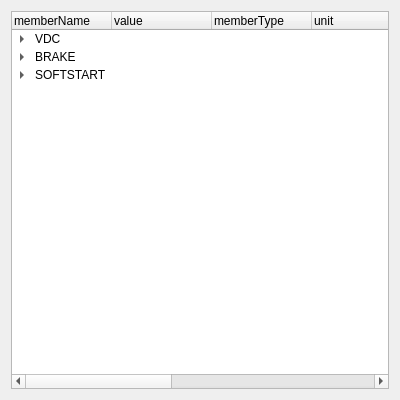
<?xml version="1.0" encoding="UTF-8"?>
<ui version="4.0">
 <class>Form</class>
 <widget class="QWidget" name="Form">
  <property name="geometry">
   <rect>
    <x>0</x>
    <y>0</y>
    <width>400</width>
    <height>400</height>
   </rect>
  </property>
  <property name="windowTitle">
   <string>Form</string>
  </property>
  <layout class="QVBoxLayout" name="verticalLayout">
   <item>
    <widget class="QTreeWidget" name="treeWidget">
     <column>
      <property name="text">
       <string>memberName</string>
      </property>
     </column>
     <column>
      <property name="text">
       <string>value</string>
      </property>
     </column>
     <column>
      <property name="text">
       <string>memberType</string>
      </property>
     </column>
     <column>
      <property name="text">
       <string>unit</string>
      </property>
     </column>
     <column>
      <property name="text">
       <string>downlimit</string>
      </property>
     </column>
     <column>
      <property name="text">
       <string>uplimit</string>
      </property>
     </column>
     <column>
      <property name="text">
       <string>introduction</string>
      </property>
     </column>
     <column>
      <property name="text">
       <string>framAddr</string>
      </property>
     </column>
     <column>
      <property name="text">
       <string>chineseName</string>
      </property>
     </column>
     <item>
      <property name="text">
       <string>VDC</string>
      </property>
      <property name="text">
       <string/>
      </property>
      <property name="text">
       <string/>
      </property>
      <property name="text">
       <string/>
      </property>
      <property name="text">
       <string/>
      </property>
      <property name="text">
       <string/>
      </property>
      <property name="text">
       <string/>
      </property>
      <property name="text">
       <string/>
      </property>
      <property name="text">
       <string>母线</string>
      </property>
      <item>
       <property name="text">
        <string>gSevDrv.sev_obj.cur.pro.prm.vdc_ulim_2</string>
       </property>
       <property name="text">
        <string>450</string>
       </property>
       <property name="text">
        <string>int16</string>
       </property>
       <property name="text">
        <string>V</string>
       </property>
       <property name="text">
        <string>0</string>
       </property>
       <property name="text">
        <string>0</string>
       </property>
       <property name="text">
        <string>NULL</string>
       </property>
       <property name="text">
        <string>517</string>
       </property>
       <property name="text">
        <string>母线过压保护点</string>
       </property>
      </item>
      <item>
       <property name="text">
        <string>gSevDrv.sev_obj.cur.pro.prm.vdc_llim_2</string>
       </property>
       <property name="text">
        <string>0</string>
       </property>
       <property name="text">
        <string>int16</string>
       </property>
       <property name="text">
        <string>V</string>
       </property>
       <property name="text">
        <string>0</string>
       </property>
       <property name="text">
        <string>0</string>
       </property>
       <property name="text">
        <string>NULL</string>
       </property>
       <property name="text">
        <string>518</string>
       </property>
       <property name="text">
        <string>母线久压保护点</string>
       </property>
      </item>
     </item>
     <item>
      <property name="text">
       <string>BRAKE</string>
      </property>
      <property name="text">
       <string/>
      </property>
      <property name="text">
       <string/>
      </property>
      <property name="text">
       <string/>
      </property>
      <property name="text">
       <string/>
      </property>
      <property name="text">
       <string/>
      </property>
      <property name="text">
       <string/>
      </property>
      <property name="text">
       <string/>
      </property>
      <property name="text">
       <string>制动管</string>
      </property>
      <item>
       <property name="text">
        <string>gSevDrv.sev_obj.cur.pro.prm.bk_ulim_2</string>
       </property>
       <property name="text">
        <string>420</string>
       </property>
       <property name="text">
        <string>int16</string>
       </property>
       <property name="text">
        <string>V</string>
       </property>
       <property name="text">
        <string>0</string>
       </property>
       <property name="text">
        <string>0</string>
       </property>
       <property name="text">
        <string>NULL</string>
       </property>
       <property name="text">
        <string>519</string>
       </property>
       <property name="text">
        <string>制动管开通电压</string>
       </property>
      </item>
      <item>
       <property name="text">
        <string>gSevDrv.sev_obj.cur.pro.prm.bk_llim_2</string>
       </property>
       <property name="text">
        <string>400</string>
       </property>
       <property name="text">
        <string>int16</string>
       </property>
       <property name="text">
        <string>V</string>
       </property>
       <property name="text">
        <string>0</string>
       </property>
       <property name="text">
        <string>0</string>
       </property>
       <property name="text">
        <string>NULL</string>
       </property>
       <property name="text">
        <string>520</string>
       </property>
       <property name="text">
        <string>制动管关闭电压</string>
       </property>
      </item>
     </item>
     <item>
      <property name="text">
       <string>SOFTSTART</string>
      </property>
      <property name="text">
       <string/>
      </property>
      <property name="text">
       <string/>
      </property>
      <property name="text">
       <string/>
      </property>
      <property name="text">
       <string/>
      </property>
      <property name="text">
       <string/>
      </property>
      <property name="text">
       <string/>
      </property>
      <property name="text">
       <string/>
      </property>
      <property name="text">
       <string>软启动继电器</string>
      </property>
      <item>
       <property name="text">
        <string>gSevDrv.sev_obj.cur.pwr.prm.soft_on_thd_2</string>
       </property>
       <property name="text">
        <string>10</string>
       </property>
       <property name="text">
        <string>int16</string>
       </property>
       <property name="text">
        <string>V</string>
       </property>
       <property name="text">
        <string>0</string>
       </property>
       <property name="text">
        <string>0</string>
       </property>
       <property name="text">
        <string>NULL</string>
       </property>
       <property name="text">
        <string>603</string>
       </property>
       <property name="text">
        <string>软启动继电器吸合电压</string>
       </property>
      </item>
      <item>
       <property name="text">
        <string>gSevDrv.sev_obj.cur.pwr.prm.soft_off_thd_2</string>
       </property>
       <property name="text">
        <string>5</string>
       </property>
       <property name="text">
        <string>int16</string>
       </property>
       <property name="text">
        <string>V</string>
       </property>
       <property name="text">
        <string>0</string>
       </property>
       <property name="text">
        <string>0</string>
       </property>
       <property name="text">
        <string>NULL</string>
       </property>
       <property name="text">
        <string>604</string>
       </property>
       <property name="text">
        <string>软启动继电器断开电压</string>
       </property>
      </item>
     </item>
    </widget>
   </item>
  </layout>
 </widget>
 <resources/>
 <connections/>
</ui>
